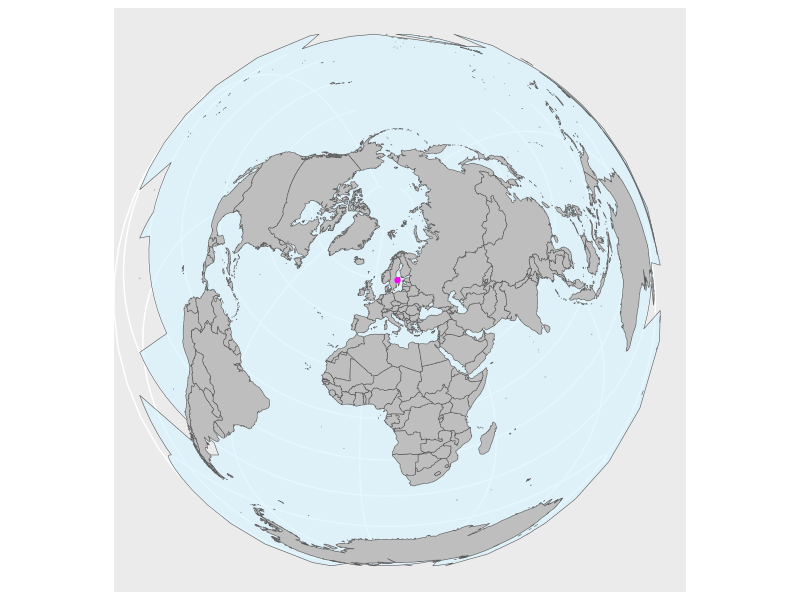

Write the R code that produced this figure.
library(tidyverse)
library(sf)
library(rnaturalearth)

#https://stackoverflow.com/a/43250903
crs <- "+proj=laea +lat_0=52 +lon_0=10 +x_0=4321000 +y_0=3210000
        +datum=WGS84 +units=m +no_defs"

ctrys50m <- ne_countries(scale = 50, type = "countries", returnclass = "sf") %>%
  select(iso_a3, iso_n3, admin)

sphere <- st_graticule(st_transform(ctrys50m, crs = crs)) %>%
  st_convex_hull() %>%
  summarise(geometry = st_union(geometry))

# Ericsson Globe in Stockholm https://en.wikipedia.org/wiki/Ericsson_Globe
globe <- tribble(
  ~place, ~latitude, ~longitude, 
  "place", 59.29350, 18.083137
)

globe_sf <- globe %>%
  st_as_sf(coords = c("longitude", "latitude"), crs = 4326)

ggplot()  +
  geom_sf(data = sphere, fill = "#D8F4FF", alpha = 0.7) +
  geom_sf(data = ctrys50m, fill = "grey") +
  geom_sf(data = globe_sf, aes(geometry=geometry), color = "magenta")
